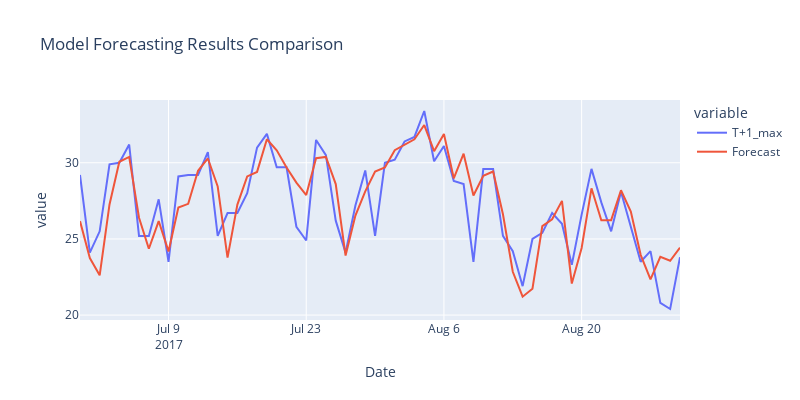

Notebook source saved alongside this figure:
### Code cell
import plotly.express as px

fig = px.line(forecast_results, x='Date', y=['T+1_max','Forecast'], title='Model Forecasting Results Comparison',width=800, height=400)
fig.show()
